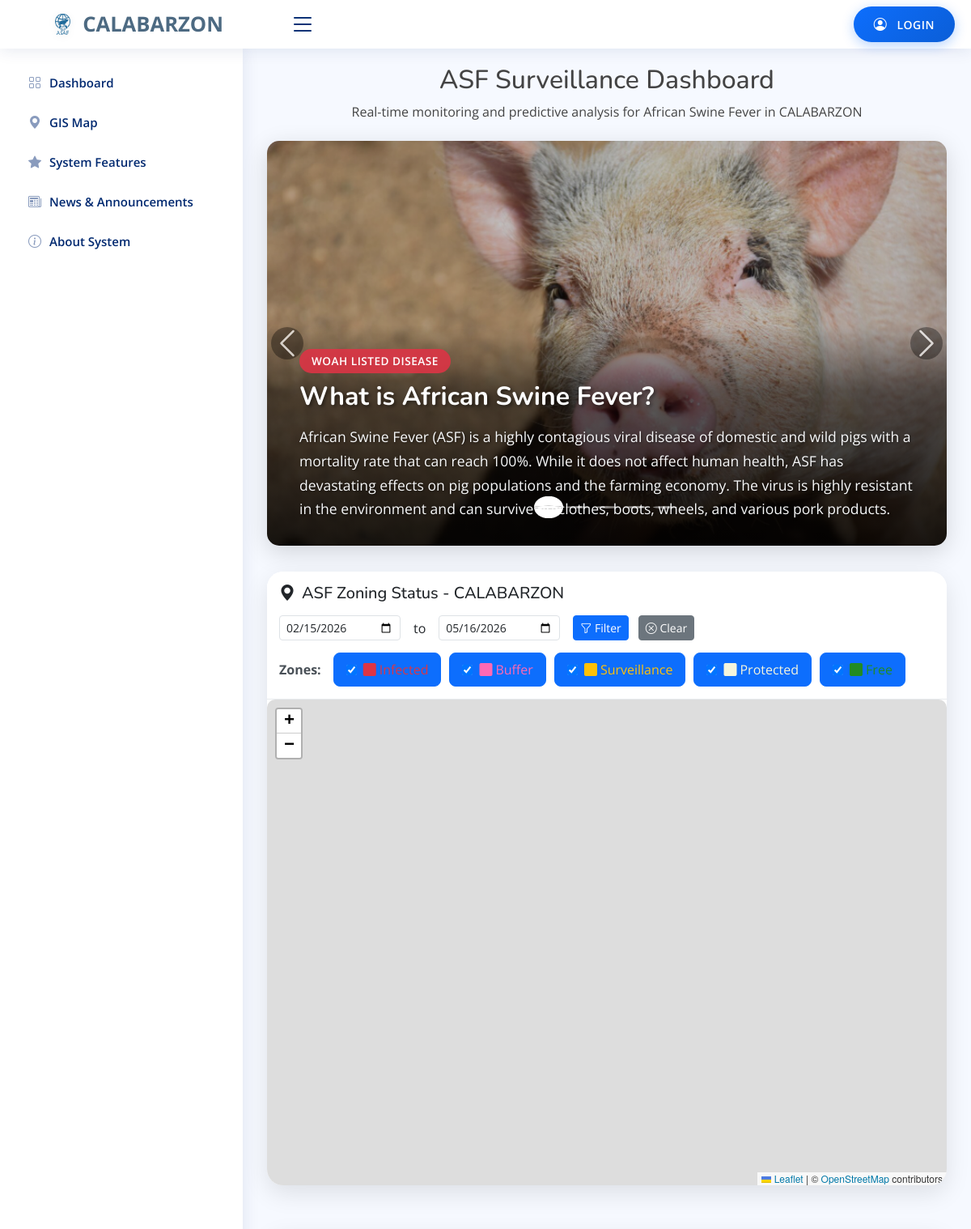
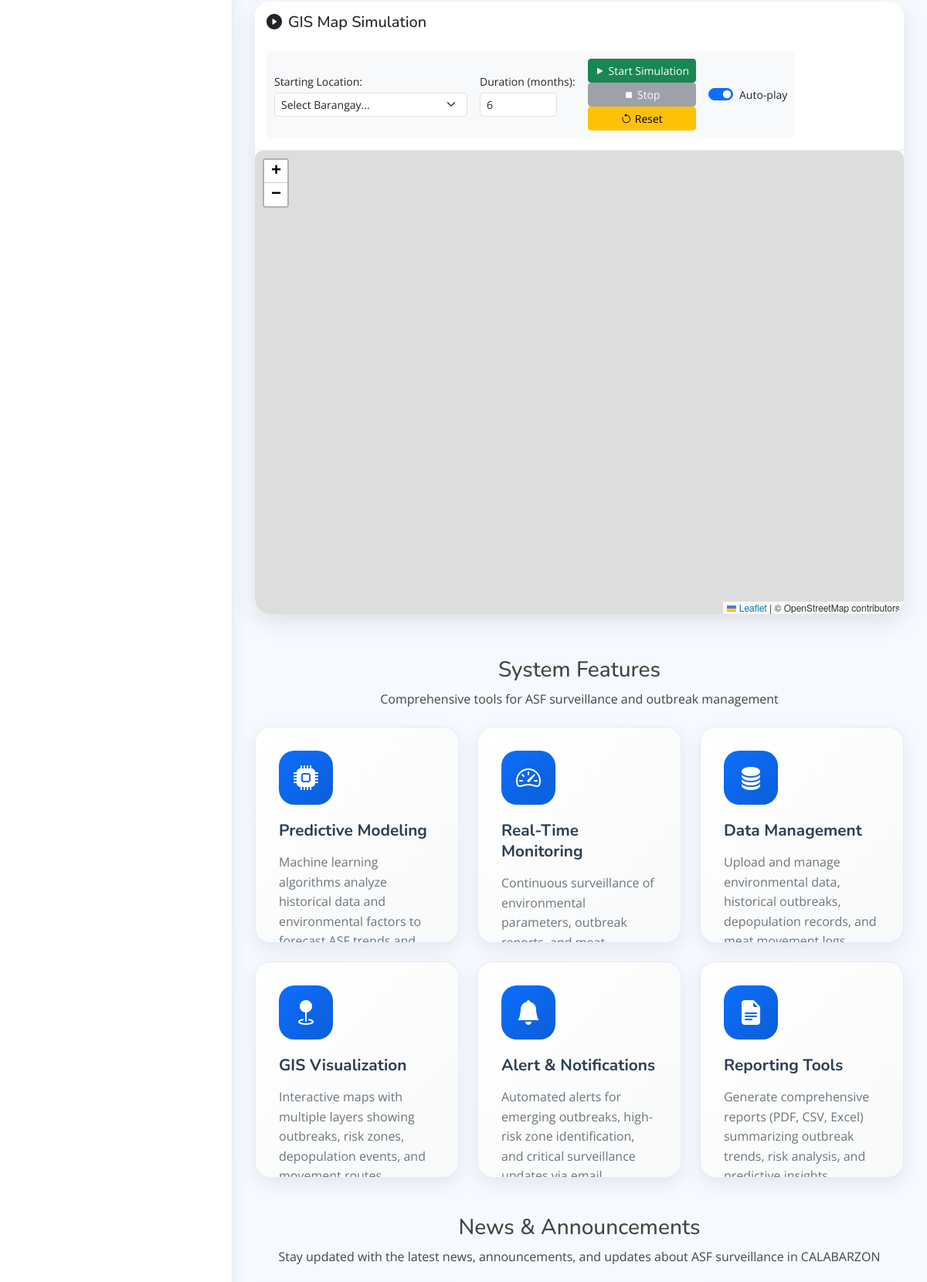
The page / (upper part) on the database its author committed (2 pictures, top to bottom).
### tables this page shows
CREATE TABLE `homepage_content` (
  `id` int(11) NOT NULL,
  `content_type` enum('carousel_slide','feature_card','page_header','about_section') NOT NULL,
  `title` varchar(255) DEFAULT NULL,
  `subtitle` varchar(500) DEFAULT NULL,
  `description` text DEFAULT NULL,
  `badge_text` varchar(100) DEFAULT NULL,
  `icon_class` varchar(100) DEFAULT NULL,
  `image_path` varchar(500) DEFAULT NULL,
  `content_order` int(11) DEFAULT 0,
  `is_active` tinyint(1) DEFAULT 1,
  `external_link` varchar(500) DEFAULT NULL,
  `link_text` varchar(100) DEFAULT NULL,
  `meta_data` longtext DEFAULT NULL CHECK (json_valid(`meta_data`)),
  `created_by` int(11) DEFAULT NULL,
  `updated_by` int(11) DEFAULT NULL,
  `created_at` timestamp NOT NULL DEFAULT current_timestamp(),
  `updated_at` timestamp NOT NULL DEFAULT current_timestamp() ON UPDATE current_timestamp()
);

### index.php (the view, shortened to what this page needs)
<?php
$page_header = null;
$carousel_slides = [];
$feature_cards = [];
try {
    $database = new Database();
    $pdo = $database->getConnection();
    $stmt = $pdo->prepare("SELECT * FROM homepage_content WHERE content_type = 'page_header' AND is_active = 1 ORDER BY content_order, id LIMIT 1");
    $stmt->execute();
    $page_header = $stmt->fetch(PDO::FETCH_ASSOC);
    $stmt = $pdo->prepare("SELECT * FROM homepage_content WHERE content_type = 'carousel_slide' AND is_active = 1 ORDER BY content_order, id");
    $stmt->execute();
    $carousel_slides = $stmt->fetchAll(PDO::FETCH_ASSOC);
    $stmt = $pdo->prepare("SELECT * FROM homepage_content WHERE content_type = 'feature_card' AND is_active = 1 ORDER BY content_order, id");
    $stmt->execute();
    $feature_cards = $stmt->fetchAll(PDO::FETCH_ASSOC);
} catch (Exception $e) {
    error_log("Error loading homepage content: " . $e->getMessage());
}
?>
<!DOCTYPE html>
<html lang="en">
<head>
  <?php include 'includes/head.php'; ?>
  <link rel="stylesheet" href="https://unpkg.com/leaflet@1.9.4/dist/leaflet.css" />
</head>
<body>
  <?php include 'includes/header.php'; ?>
  <?php include 'includes/sidebar.php'; ?>
  <main id="main" class="main">
    <section class="section dashboard">
      <div class="row">
        <div class="col-lg-12">
          <div class="text-center mb-4">
            <h2><?php echo htmlspecialchars($page_header['title'] ?? 'ASF Surveillance Dashboard'); ?></h2>
            <p><?php echo htmlspecialchars($page_header['subtitle'] ?? 'Real-time monitoring and predictive analysis for African Swine Fever in CALABARZON'); ?></p>
          </div>
          <?php if (!empty($carousel_slides)): ?>
          <div id="asfCarousel" class="carousel slide asf-carousel" data-bs-ride="carousel" data-bs-interval="5000">
            <div class="carousel-indicators">
              <?php foreach ($carousel_slides as $index => $slide): ?>
              <button type="button" data-bs-target="#asfCarousel" data-bs-slide-to="<?php echo $index; ?>" class="<?php echo $index === 0 ? 'active' : ''; ?>" aria-current="<?php echo $index === 0 ? 'true' : 'false'; ?>" aria-label="Slide <?php echo $index + 1; ?>"></button>
              <?php endforeach; ?>
            </div>
            <div class="carousel-inner">
              <?php foreach ($carousel_slides as $index => $slide): ?>
              <div class="carousel-item <?php echo $index === 0 ? 'active' : ''; ?>">
                <img src="<?php echo htmlspecialchars($slide['image_path'] ?? 'uploads/contents/pigs_' . ($index + 1) . '.png'); ?>" class="d-block w-100" alt="<?php echo htmlspecialchars($slide['title'] ?? 'ASF Information'); ?>" style="height: 500px; object-fit: cover;">
                <div class="carousel-caption">
                  <?php if (!empty($slide['badge_text'])): ?>
                  <span class="carousel-badge"><?php echo htmlspecialchars($slide['badge_text']); ?></span>
                  <?php endif; ?>
                  <?php if (!empty($slide['title'])): ?>
                  <h3><?php echo htmlspecialchars($slide['title']); ?></h3>
                  <?php endif; ?>
                  <?php if (!empty($slide['description'])): ?>
                  <p><?php echo htmlspecialchars($slide['description']); ?></p>
                  <?php endif; ?>
                </div>
              </div>
              <?php endforeach; ?>
            </div>
            <button class="carousel-control-prev" type="button" data-bs-target="#asfCarousel" data-bs-slide="prev">
              <span class="carousel-control-prev-icon" aria-hidden="true"></span>
            </button>
            <button class="carousel-control-next" type="button" data-bs-target="#asfCarousel" data-bs-slide="next">
              <span class="carousel-control-next-icon" aria-hidden="true"></span>
            </button>
          </div>
          <?php endif; ?>
          <div class="row mb-4" id="gis-map-section">
            <div class="col-12">
              <div class="card map-container">
                <div class="map-controls">
                  <h5 class="mb-0 me-auto"><i class="bi bi-geo-alt-fill me-2"></i>ASF Zoning Status - CALABARZON</h5>
                  <div class="date-filter-group">
                    <input type="date" id="mapDateFrom" class="form-control form-control-sm" style="width: 150px; display: inline-block;">
                    <span class="mx-2">to</span>
                    <input type="date" id="mapDateTo" class="form-control form-control-sm" style="width: 150px; display: inline-block;">
                    <button class="btn btn-sm btn-primary ms-2" onclick="applyDateFilter()">
                      <i class="bi bi-funnel"></i> Filter
                    </button>
                    <button class="btn btn-sm btn-secondary ms-1" onclick="clearDateFilter()">
                      <i class="bi bi-x-circle"></i> Clear
                    </button>
                  </div>
                  <div class="zone-legend">
                    <strong>Zones:</strong>
                    <div class="layer-toggle active" onclick="toggleZoneLayer('infected', event)">
                      <input type="checkbox" checked id="zoneInfected">
                      <label for="zoneInfected" style="color: #dc3545;"><i class="bi bi-square-fill me-1"></i>Infected</label>
                    </div>
                    <div class="layer-toggle active" onclick="toggleZoneLayer('buffer', event)">
                      <input type="checkbox" checked id="zoneBuffer">
                      <label for="zoneBuffer" style="color: #ff69b4;"><i class="bi bi-square-fill me-1"></i>Buffer</label>
                    </div>
                    <div class="layer-toggle active" onclick="toggleZoneLayer('surveillance', event)">
                      <input type="checkbox" checked id="zoneSurveillance">
                      <label for="zoneSurveillance" style="color: #ffc107;"><i class="bi bi-square-fill me-1"></i>Surveillance</label>
                    </div>
                    <div class="layer-toggle active" onclick="toggleZoneLayer('protected', event)">
                      <input type="checkbox" checked id="zoneProtected">
                      <label for="zoneProtected" style="color: #f5f5dc;"><i class="bi bi-square-fill me-1"></i>Protected</label>
                    </div>
                    <div class="layer-toggle active" onclick="toggleZoneLayer('free', event)">
                      <input type="checkbox" checked id="zoneFree">
                      <label for="zoneFree" style="color: #228b22;"><i class="bi bi-square-fill me-1"></i>Free</label>
                    </div>
                  </div>
                </div>
                <div id="asfMap"></div>
              </div>
            </div>
          </div>
          <div class="row mb-4" id="gis-simulation-section">
            <div class="col-12">
              <div class="card map-container">
                <div class="map-controls">
                  <h5 class="mb-0 me-auto"><i class="bi bi-play-circle-fill me-2"></i>GIS Map Simulation</h5>
                  <div class="simulation-controls d-flex flex-wrap align-items-center gap-3">
                    <div class="control-group">
                      <label for="simStartLocation" class="form-label mb-1 small">Starting Location:</label>
                      <select id="simStartLocation" class="form-select form-select-sm" style="width: 250px;">
                        <option value="">Select Barangay...</option>
                      </select>
                    </div>
                    <div class="control-group">
                      <label for="simMonthRange" class="form-label mb-1 small">Duration (months):</label>
                      <input type="number" id="simMonthRange" class="form-control form-control-sm" min="1" max="24" value="6" style="width: 100px;">
                    </div>
                    <div class="control-group">
                      <button class="btn btn-sm btn-success" onclick="startSimulation()">
                        <i class="bi bi-play-fill me-1"></i>Start Simulation
                      </button>
                      <button class="btn btn-sm btn-secondary" onclick="stopSimulation()" id="simStopBtn" disabled>
                        <i class="bi bi-stop-fill me-1"></i>Stop
                      </button>
                      <button class="btn btn-sm btn-warning" onclick="resetSimulation()">
                        <i class="bi bi-arrow-counterclockwise me-1"></i>Reset
                      </button>
                    </div>
                    <div class="control-group ms-auto">
                      <div class="form-check form-switch">
                        <input class="form-check-input" type="checkbox" id="simAutoPlay" checked>
                        <label class="form-check-label small" for="simAutoPlay">Auto-play</label>
                      </div>
                    </div>
                  </div>
                </div>
                <div id="simulationMap" style="height: 600px;"></div>
              </div>
            </div>
          </div>
          <?php if (!empty($feature_cards)): ?>
          <div class="row mb-4" id="features-section">
            <div class="col-12">
              <div class="text-center mb-4">
                <h3>System Features</h3>
                <p>Comprehensive tools for ASF surveillance and outbreak management</p>
              </div>
            </div>
            <?php foreach ($feature_cards as $feature): ?>
            <div class="col-lg-4 col-md-6 mb-4">
              <div class="feature-card">
                <?php if (!empty($feature['icon_class'])): ?>
                <div class="feature-icon-wrapper">
                  <i class="<?php echo htmlspecialchars($feature['icon_class']); ?>"></i>
                </div>
                <?php endif; ?>
                <div class="feature-content">
                  <?php if (!empty($feature['title'])): ?>
                  <h5><?php echo htmlspecialchars($feature['title']); ?></h5>
                  <?php endif; ?>
                  <?php if (!empty($feature['description'])): ?>
                  <p><?php echo htmlspecialchars($feature['description']); ?></p>
                  <?php endif; ?>
                </div>
              </div>
            </div>
            <?php endforeach; ?>
          </div>
          <?php endif; ?>
          <div class="row mb-4" id="news-section">
            <div class="col-12">
              <div class="text-center mb-4">
                <h3>News & Announcements</h3>
                <p>Stay updated with the latest news, announcements, and updates about ASF surveillance in CALABARZON</p>
              </div>
            </div>
          </div>
        </div>
      </div>
    </section>
  </main>
</body>
</html>

### includes/head.php (style rules this page uses)
:root { --bs-primary: #0d6efd !important; --bs-primary-rgb: 13, 110, 253 !important; --bs-link-color: #0d6efd !important; --bs-link-hover-color: #0b5ed7 !important; }
.btn-primary { background-color: #0d6efd !important; border-color: #0d6efd !important; }

### index.php (style rules this page uses)
html { scroll-behavior: smooth; }
#asfMap { height: 600px; width: 100%; border-radius: 10px; z-index: 1; }
#simulationMap { height: 600px; width: 100%; border-radius: 10px; z-index: 1; }
.simulation-controls { padding: 10px; background: #f8f9fa; border-radius: 5px; margin-top: 10px; }
.control-group { display: flex; flex-direction: column; }
.asf-carousel { margin-bottom: 2rem; border-radius: 15px; overflow: hidden; box-shadow: 0 8px 30px rgba(0, 0, 0, 0.15); }
.carousel-item img { filter: brightness(0.75); transition: filter 0.3s ease; }
.carousel-caption { background: linear-gradient(to top, rgba(0, 0, 0, 0.85) 0%, rgba(0, 0, 0, 0.5) 70%, transparent 100%); border-radius: 15px 15px 0 0; padding: 30px 40px; bottom: 0; left: 0; right: 0; text-align: left; }
.carousel-caption h3 { color: #fff; font-weight: 700; font-size: 2rem; margin-bottom: 15px; text-shadow: 2px 2px 4px rgba(0, 0, 0, 0.5); }
.carousel-caption p { color: #f8f9fa; font-size: 1.1rem; line-height: 1.7; margin-bottom: 0; text-shadow: 1px 1px 3px rgba(0, 0, 0, 0.5); }
.carousel-caption .carousel-badge { display: inline-block; background: rgba(220, 53, 69, 0.9); color: #fff; padding: 5px 15px; border-radius: 20px; font-size: 0.85rem; font-weight: 600; margin-bottom: 10px; text-transform: uppercase; letter-spacing: 0.5px; }
.carousel-indicators { bottom: 20px; z-index: 15; }
.carousel-indicators button { width: 12px; height: 12px; background-color: rgba(255, 255, 255, 0.5); border: 2px solid rgba(255, 255, 255, 0.8); border-radius: 50%; margin: 0 6px; padding: 0; transition: all 0.3s ease; }
.carousel-indicators button.active { background-color: #fff; border-color: #fff; transform: scale(1.2); }
.carousel-control-prev, .carousel-control-next { width: 50px; opacity: 0.7; transition: opacity 0.3s ease; }
.carousel-control-prev-icon, .carousel-control-next-icon { background-color: rgba(0, 0, 0, 0.5); border-radius: 50%; width: 40px; height: 40px; }
.map-container { border-radius: 20px; overflow: hidden; box-shadow: 0 10px 30px rgba(0, 0, 0, 0.1); margin-bottom: 2rem; }
.map-controls { background: #fff; padding: 15px; border-bottom: 1px solid #e9ecef; display: flex; flex-wrap: wrap; gap: 15px; align-items: center; }
.date-filter-group { display: flex; align-items: center; gap: 8px; }
.zone-legend, .data-layers { display: flex; align-items: center; gap: 10px; flex-wrap: wrap; }
.zone-legend strong, .data-layers strong { margin-right: 5px; color: #495057; }
.layer-toggle { display: flex; align-items: center; gap: 8px; padding: 8px 15px; background: #f8f9fa; border: 1px solid #dee2e6; border-radius: 8px; cursor: pointer; transition: all 0.3s ease; }
.layer-toggle.active { background: #0d6efd; color: #fff; border-color: #0d6efd; }
.feature-card { background: linear-gradient(135deg, #fff 0%, #f8f9fa 100%); border-radius: 20px; padding: 30px; height: 280px; position: relative; overflow: hidden; transition: all 0.4s cubic-bezier(0.175, 0.885, 0.32, 1.275); border: 1px solid rgba(13, 110, 253, 0.1); box-shadow: 0 8px 25px rgba(0, 0, 0, 0.08); }
.feature-icon-wrapper { width: 70px; height: 70px; background: linear-gradient(135deg, #0d6efd 0%, #0b5ed7 100%); border-radius: 20px; display: flex; align-items: center; justify-content: center; margin-bottom: 20px; transition: all 0.3s ease; position: relative; overflow: hidden; }
.feature-icon-wrapper i { font-size: 32px; color: #fff; z-index: 2; position: relative; }
.feature-content h5 { color: #2c3e50; font-weight: 700; font-size: 1.3rem; margin-bottom: 15px; line-height: 1.3; transition: color 0.3s ease; }
.feature-content p { color: #6c757d; font-size: 1rem; line-height: 1.6; margin-bottom: 0; }
.stat-card, .feature-card { animation: fadeInUp 0.6s ease-out; }

### rows shown on the page
homepage_content: title "ASF Surveillance Dashboard", subtitle "Real-time monitoring and predictive analysis for African Swine Fever in CALABARZON"
homepage_content: image_path (picture), badge_text "WOAH LISTED DISEASE", title "What is African Swine Fever?", description "African Swine Fever (ASF) is a highly contagious viral disease of domestic and wild pigs with a mortality rate that can reach 100%. While it does not affect human health, ASF has devastating effects on pig populations and the farming economy. The virus is highly resistant in the environment and can survive on clothes, boots, wheels, and various pork products."
homepage_content: title "Predictive Modeling", description "Machine learning algorithms analyze historical data and environmental factors to…"
homepage_content: title "Real-Time Monitoring", description "Continuous surveillance of environmental parameters, outbreak…"
homepage_content: title "Data Management", description "Upload and manage environmental data, historical outbreaks, depopulation records, and…"
homepage_content: title "GIS Visualization", description "Interactive maps with multiple layers showing outbreaks, risk zones, depopulation events, and…"
homepage_content: title "Alert & Notifications", description "Automated alerts for emerging outbreaks, high-risk zone identification, and critical surveillance…"
homepage_content: title "Reporting Tools", description "Generate comprehensive reports (PDF, CSV, Excel) summarizing outbreak trends, risk analysis, and…"
